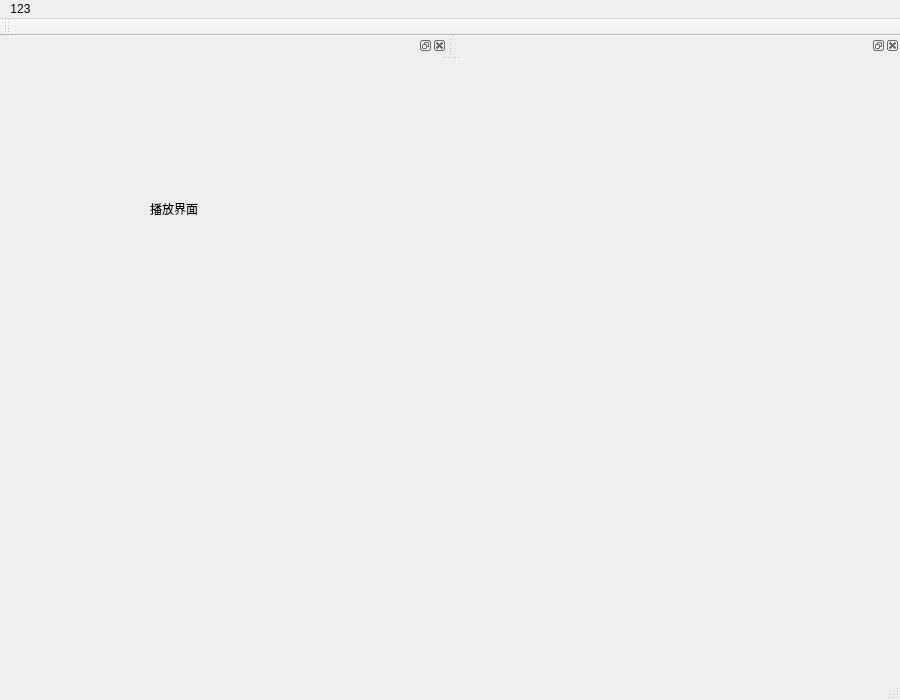
<?xml version="1.0" encoding="UTF-8"?>
<ui version="4.0">
 <class>MainWindow</class>
 <widget class="QMainWindow" name="MainWindow">
  <property name="geometry">
   <rect>
    <x>0</x>
    <y>0</y>
    <width>900</width>
    <height>700</height>
   </rect>
  </property>
  <property name="windowTitle">
   <string>MainWindow</string>
  </property>
  <widget class="QWidget" name="centralWidget">
   <widget class="QWidget" name="showBarwidget" native="true">
    <property name="geometry">
     <rect>
      <x>0</x>
      <y>70</y>
      <width>700</width>
      <height>420</height>
     </rect>
    </property>
    <widget class="QWidget" name="showWidget" native="true">
     <property name="geometry">
      <rect>
       <x>0</x>
       <y>0</y>
       <width>700</width>
       <height>360</height>
      </rect>
     </property>
     <widget class="QLabel" name="label_2">
      <property name="geometry">
       <rect>
        <x>150</x>
        <y>70</y>
        <width>72</width>
        <height>15</height>
       </rect>
      </property>
      <property name="text">
       <string>播放界面</string>
      </property>
     </widget>
    </widget>
    <widget class="CtrlBarWidget" name="ctrlBarWidget" native="true">
     <property name="geometry">
      <rect>
       <x>0</x>
       <y>360</y>
       <width>700</width>
       <height>60</height>
      </rect>
     </property>
    </widget>
   </widget>
  </widget>
  <widget class="QMenuBar" name="menuBar">
   <property name="geometry">
    <rect>
     <x>0</x>
     <y>0</y>
     <width>900</width>
     <height>30</height>
    </rect>
   </property>
   <widget class="QMenu" name="menu123">
    <property name="title">
     <string>123</string>
    </property>
   </widget>
   <addaction name="menu123"/>
  </widget>
  <widget class="QToolBar" name="mainToolBar">
   <attribute name="toolBarArea">
    <enum>TopToolBarArea</enum>
   </attribute>
   <attribute name="toolBarBreak">
    <bool>false</bool>
   </attribute>
  </widget>
  <widget class="QStatusBar" name="statusBar"/>
  <widget class="QDockWidget" name="titleDockWidget">
   <attribute name="dockWidgetArea">
    <number>4</number>
   </attribute>
   <widget class="QWidget" name="titleContents">
    <widget class="QLabel" name="label_4">
     <property name="geometry">
      <rect>
       <x>320</x>
       <y>30</y>
       <width>72</width>
       <height>15</height>
      </rect>
     </property>
     <property name="text">
      <string>视频名称</string>
     </property>
    </widget>
   </widget>
  </widget>
  <widget class="QDockWidget" name="playListDockWidget">
   <attribute name="dockWidgetArea">
    <number>4</number>
   </attribute>
   <widget class="QWidget" name="playListContents">
    <widget class="QLabel" name="label_3">
     <property name="geometry">
      <rect>
       <x>10</x>
       <y>170</y>
       <width>72</width>
       <height>15</height>
      </rect>
     </property>
     <property name="text">
      <string>播放列表</string>
     </property>
    </widget>
   </widget>
  </widget>
 </widget>
 <layoutdefault spacing="6" margin="11"/>
 <customwidgets>
  <customwidget>
   <class>CtrlBarWidget</class>
   <extends>QWidget</extends>
   <header location="global">ctrlbarwidget.h</header>
   <container>1</container>
  </customwidget>
 </customwidgets>
 <resources/>
 <connections/>
</ui>
